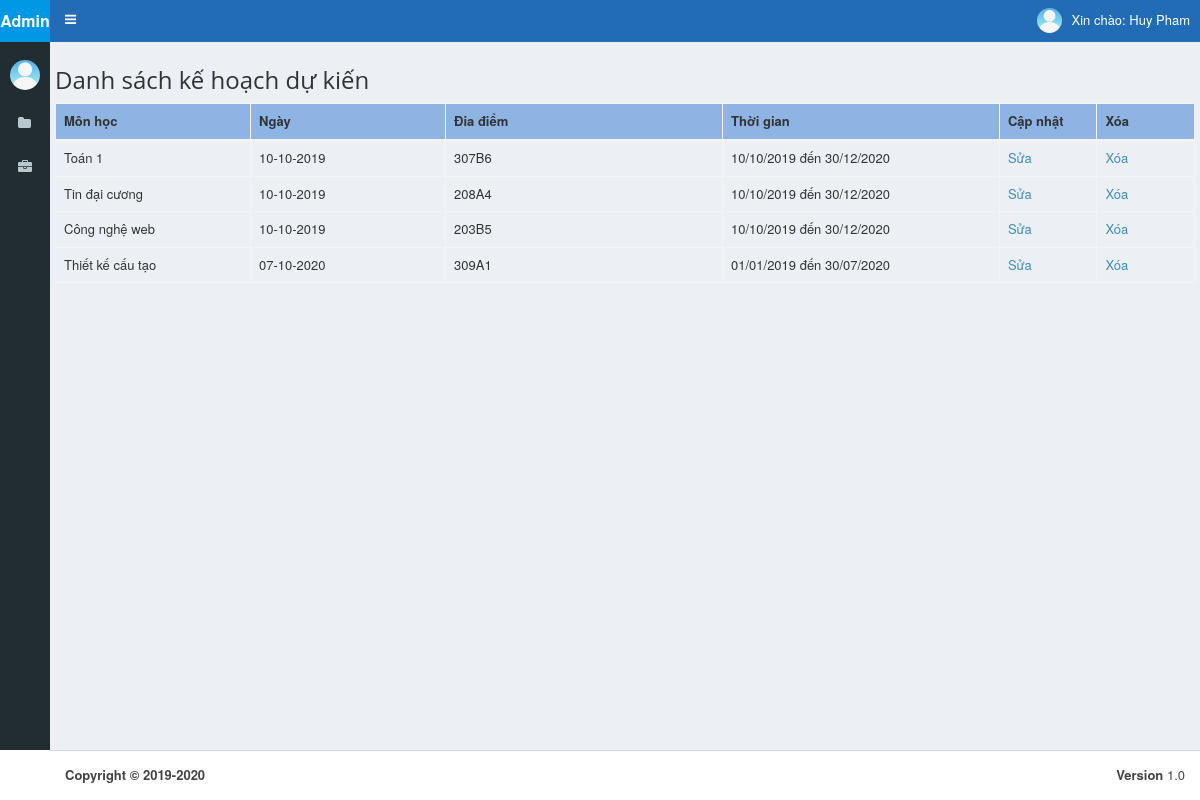
Screenshot of /admin/modules/plans/listing.php (signed in) with the database file from the repository.
### tables this page shows
CREATE TABLE `plans` (
  `pla_id` int(11) NOT NULL,
  `pla_sub_id` int(11) NOT NULL,
  `pla_date` varchar(255) NOT NULL,
  `pla_did` varchar(255) NOT NULL,
  `pla_time` varchar(255) NOT NULL
);

CREATE TABLE `subjects` (
  `sub_id` int(11) NOT NULL,
  `sub_name` varchar(255) NOT NULL,
  `sub_maj_id` int(11) NOT NULL,
  `sub_tc` int(11) NOT NULL,
  `sub_man` varchar(255) NOT NULL
);

### admin/core/config.php (called while the page is built, shortened)
<?php
require_once("../../../classes/database.php");
require_once("../../../functions/functions.php");
require_once("../../../functions/rewrite_url.php");
$database            = new database();
$con_mini_title      = "Admin";
$adm_name     	= getValue("adm_name", "str", "SESSION", '');
$adm_type		= getValue("adm_type", "str", "SESSION", 0);
?>

### functions/functions.php (called while the page is built, shortened)
<?php
function getValue($value_name, $data_type = "int", $method = "GET", $default_value = 0, $advance = 0){
	$value = $default_value;
	switch($method){
		case "SESSION": if(isset($_SESSION[$value_name])) $value = $_SESSION[$value_name]; break;
	}
	$valueArray	= array("int" => intval($value), "str" => trim(strval($value)), "flo" => floatval($value), "dbl" => doubleval($value), "arr" => $value);
	foreach($valueArray as $key => $returnValue){
		if($data_type == $key){
			return $returnValue;
			break;
		}
	}
	return (intval($value));
}
?>

### functions/rewrite_url.php (called while the page is built, shortened)
<?php
function url_javarscript_void(){
      $url = "javascript: void(0)";
      return $url;
   }
?>

### classes/database.php (called while the page is built, shortened)
<?php
class Database
{
    private $host = 'localhost';
    private $username = 'root';
    private $password = '';
    private $databaseName = 'btl';
    private $charset = 'utf8';
    private $conn;
    public function connect()
    {
        if(!$this->conn){
            $this->conn = mysqli_connect($this->host,$this->username,$this->password,$this->databaseName);
            mysqli_set_charset($this->conn,$this->charset);
        }
    }
    public function query($sql ='', $return = true)
    {
        $data = [];
        if($result = mysqli_query($this->conn,$sql))
        {
            if($return === true){
                while ($row = mysqli_fetch_array($result)) {
                    $data[] = $row;
                }
                return $data;
            }
            else
                return true;
        }
        else
            return false;
    }
}

### admin/modules/plans/listing.php (the view, shortened to what this page needs)
<?php
require_once("inc_security.php");
include_once('../../layout/layout_top.php');
$query      = "SELECT * FROM plans
INNER JOIN subjects ON sub_id = pla_sub_id
LIMIT 10 ";
$dataPla   = $database->query($query);
?>
          <h1 class="h3 mb-2 text-gray-800">Danh sách kế hoạch dự kiến</h1>
          <div class="card shadow mb-4">
            <div class="card-body">
              <div class="">
                <div class="row"><div class="col-sm-12"><table class="table table-bordered dataTable" id="dataTable" width="100%" cellspacing="0" role="grid" aria-describedby="dataTable_info" style="width: 100%;">
                  <thead>
                    <tr role="row">
              <th class="sorting_asc" tabindex="0" aria-controls="dataTable" rowspan="1" colspan="1" aria-sort="ascending" aria-label="Name: activate to sort column descending" style="width: 100px;">Môn học</th>
              <th class="sorting_asc" tabindex="0" aria-controls="dataTable" rowspan="1" colspan="1" aria-sort="ascending" aria-label="Name: activate to sort column descending" style="width: 100px;">Ngày</th>
              <th class="sorting" tabindex="0" aria-controls="dataTable" rowspan="1" colspan="1" aria-label="Position: activate to sort column ascending" style="width: 142px;">Đia điểm</th>
              <th class="sorting" tabindex="0" aria-controls="dataTable" rowspan="1" colspan="1" aria-label="Position: activate to sort column ascending" style="width: 142px;">Thời gian</th>
              <th class="sorting" tabindex="0" aria-controls="dataTable" rowspan="1" colspan="1" aria-label="Start date: activate to sort column ascending" style="width: 50px;">Cập nhật</th>
              <th class="sorting" tabindex="0" aria-controls="dataTable" rowspan="1" colspan="1" aria-label="Start date: activate to sort column ascending" style="width: 50px;">Xóa</th>
          </tr>
                  </thead>
          <?php
          foreach ($dataPla as $key => $row) {
             ?>
             <tr>
                <td>
                  <p><?=$row['sub_name']?></p>
                </td>
                <td>
                   <div>
                      <?=$row['pla_date']?>
                   </div>
                </td>
                <td>
                  <p><?=$row['pla_did']?></p>
                </td>
                <td>
                  <p><?=$row['pla_time']?></p>
                </td>
                <td>
                   <a href="/admin/modules/plans/edit.php?id=<?=$row['pla_id']?>">Sửa</a>
                </td>
                <td>
                  <a href="/admin/modules/plans/delete.php?id=<?=$row['pla_id']?>">Xóa</a>
                </td>
            </tr>
   <?php
}
?>
                </table>
            </div>
        </div>
</div>
</div>
            </div>
          </div>
        </div>
<?php
include_once('../../layout/layout_bottom.php');
?>

### admin/layout/layout_top.php (shortened to what this page needs)
<?php
$versionStyle  = '11111';
?>
<!DOCTYPE HTML>
<html>
<head>
   <link rel="stylesheet" type="text/css" href="/admin/themes/css/bootstrap.min.css" />
   <link rel="stylesheet" type="text/css" href="/admin/themes/css/font-awesome.min.css" />
   <link rel="stylesheet" type="text/css" href="/admin/themes/css/skins/skin-blue.min.css" />
   <link rel="stylesheet" type="text/css" href="/admin/themes/css/AdminLTE.css" />
   <link rel="stylesheet" type="text/css" href="/admin/themes/css/admin.css?v=<?=$versionStyle?>" />
   <link rel="stylesheet" type="text/css" href="/admin/themes/css/bootstrap-datetimepicker.css" />
   <link rel="stylesheet" type="text/css" href="/admin/themes/plugin/summernote/dist/summernote.css" />
   <link rel="stylesheet" href="/admin/themes/public/select2.css" type="text/css" />
</head>
<body class="sidebar-mini skin-blue sidebar-collapse">
  <div class="wrapper">
    <header class="main-header">
      <a href="/admin/modules/account/info.php" class="logo">
        <span class="logo-mini"><b><?=$con_mini_title?></b></span>
      </a>
      <nav class="navbar navbar-static-top" role="navigation">
      <a href="#" class="sidebar-toggle" data-toggle="offcanvas" role="button">
      </a>
      <div class="navbar-custom-menu">
        <ul class="nav navbar-nav">
          <li class="dropdown user user-menu ">
            <a data-toggle="dropdown" class="dropdown-toggle" href="#" aria-expanded="true">
              <img src="/admin/themes/imgs/avatar.png" class="user-image" alt="User Image" />
              <span class="hidden-xs">Xin chào: <?=$adm_name?></span>
            </a>
          </li>
        </ul>
      </div>
      </nav>
    </header>
    <aside class="main-sidebar">
      <section class="sidebar">
        <div class="user-panel">
          <div class="pull-left image">
            <img src="/admin/themes/imgs/avatar.png" class="img-circle"
                 alt="User Image"/>
          </div>
        </div>
         <ul id="ex-menu-left" class="sidebar-menu">
               <?php
               if($adm_type == 1){
               ?>
               <li class="treeview">
                  <a href="<?=url_javarscript_void()?>">
                    <i class="fa fa-folder"></i>
                  </a>
                </li>
                <?php
                }
               ?>
                <li class="treeview">
                  <a href="<?=url_javarscript_void()?>">
                    <i class="fa fa-briefcase"></i>
                  </a>
                </li>
            </ul>
      </section>
    </aside>
    <div class="content-wrapper">
    <section class="content">

### admin/layout/layout_bottom.php (shortened to what this page needs)
 <footer class="main-footer">
   <div class="pull-right hidden-xs">
     <b>Version</b> 1.0
   </div>
   <strong>Copyright &copy; 2019-2020 </strong>
 </footer>
</body>
</html>

### admin/themes/css/admin.css (style rules this page uses)
body { font-size: 13px; }
h1, h2, h3, h4, h5, h6, .h1, .h2, .h3, .h4, .h5, .h6 { font-family: "Open Sans"; }
ul { padding: 0; }
th { background: #8DB4E2; font-size: 13px; }
p { margin: 0; }

### rows the page displays
plans: pla_sub.sub_name "Toán 1", pla_date "10-10-2019", pla_did "307B6", pla_time "10/10/2019 đến 30/12/2020"
plans: pla_sub.sub_name "Tin đại cương", pla_date "10-10-2019", pla_did "208A4", pla_time "10/10/2019 đến 30/12/2020"
plans: pla_sub.sub_name "Công nghệ web", pla_date "10-10-2019", pla_did "203B5", pla_time "10/10/2019 đến 30/12/2020"
plans: pla_sub.sub_name "Thiết kế cấu tạo", pla_date "07-10-2020", pla_did "309A1", pla_time "01/01/2019 đến 30/07/2020"

### other values shown
$con_mini_title "Admin"
$adm_name "Huy Pham"
